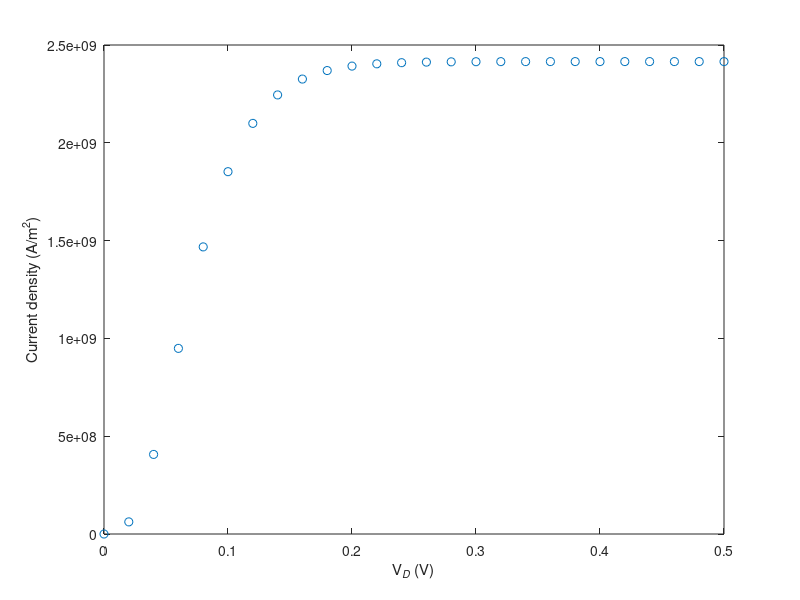
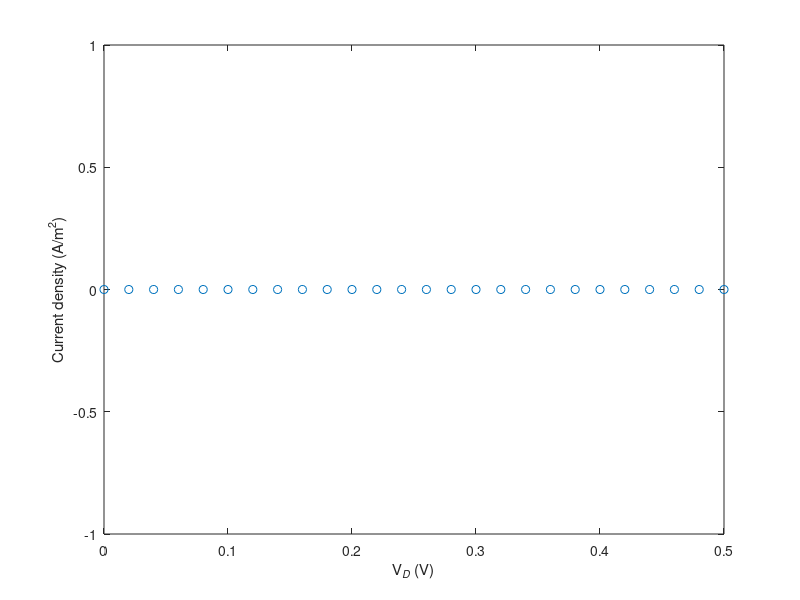

These charts were generated, in order, by the following MATLAB code:
clear all;


q = 1.602192e-19; % Elementary charge, C
eps0 = 8.854187817e-12; % Vacuum permittivity, F/m
k_B = 1.380662e-23; % Boltzmann constant, J/K
T = 300.0; % Temperature, K
thermal = k_B*T/q; % Thermal voltage, V
eps_si = 11.7; eps_ox = 3.9; % Relative permittivity
Dn = 0.01; %Diffusion coefficient
ni = 1.075e16; % 1.075e10 /cm^3

Jsum = zeros(26,2);
for jj=1:1
    
    if jj==1 % 600-nm-long structure, Spacing 0.5 nm
        N = 601; Deltax = 1.0e-9; x_12 = 101; x_23 = 501;
    elseif jj==2 % 120-nm-long structure, Spacing 0.2 nm
        N = 601; Deltax = 0.2e-9; x_12 = 201; x_23 = 401;
    end
    x = Deltax*transpose([0:N-1]); % real space, m
    if jj==1
        Ndon = 2e21*ones(N,1); % 2e15 /cm^3
        Ndon(1:x_12,1) = 5e23; % 5e17 /cm^3
        Ndon(x_23:N,1) = 5e23; % 5e17 /cm^3
    elseif jj==2
        Ndon = 2e23*ones(N,1); % 2e17 /cm^3
        Ndon(1:x_12,1) = 5e25; % 5e19 /cm^3
        Ndon(x_23:N,1) = 5e25; % 5e19 /cm^3
    end
    coef = Deltax*Deltax*q/eps0;
    phi=zeros(N,1);
    
    
    phi(:,1) = thermal*log(Ndon(:,1)/ni);
    elec = ni*exp(phi/thermal);
    res = zeros(2*N,1);
    Jaco = sparse(2*N,2*N);
    err = 1;
    
    for bias=0:25
        J = zeros(N,1);
        V_applied = 0.02*bias;  % Applied bias voltage
        V(bias+1,1) = V_applied;
        for newton=1:10
            res = zeros(2*N,1);
            Jaco = sparse(2*N,2*N);
            res(1,1) = phi(1,1) - thermal*log(Ndon(1,1)/ni) - V_applied; % Applied bias voltage
            Jaco(1,1) = 1.0;
            for ii=2:N-1
                res(2*ii-1,1) = eps_si*(phi(ii+1,1)-2*phi(ii,1)+phi(ii-1,1)) + coef*(Ndon(ii,1)-elec(ii,1));
                Jaco(2*ii-1,2*ii+1) = eps_si;
                Jaco(2*ii-1,2*ii-1) = -2*eps_si;
                Jaco(2*ii-1,2*ii-3) = eps_si;
                Jaco(2*ii-1,2*ii ) = -coef;
            end
            res(2*N-1,1) = phi(N,1) - thermal*log(Ndon(N,1)/ni);
            Jaco(2*N-1,2*N-1) = 1.0;
            
            
            res(2,1) = elec(1,1) - Ndon(1,1);
            Jaco(2,:) = 0.0;
            Jaco(2,2) = 1.0;
            res(2*N,1) = elec(N,1) - Ndon(N,1);
            Jaco(2*N,:) = 0.0;
            Jaco(2*N,2*N) = 1.0;
            
            for ii=1:N-1 % edge-wise construction
                n_av = 0.5*(elec(ii+1,1)+elec(ii,1));
                dphidx = (phi(ii+1,1)-phi(ii,1))/Deltax;
                delecdx = (elec(ii+1,1)-elec(ii,1))/Deltax;
                Jn = n_av * dphidx - thermal * delecdx;
                res(2*ii,1) = res(2*ii,1) + Jn;
                Jaco(2*ii,2*ii+2) = Jaco(2*ii,2*ii+2) + 0.5*dphidx - thermal / Deltax;
                Jaco(2*ii,2*ii ) = Jaco(2*ii,2*ii ) + 0.5*dphidx + thermal / Deltax;
                Jaco(2*ii,2*ii+1) = Jaco(2*ii,2*ii+1) + n_av / Deltax;
                Jaco(2*ii,2*ii-1) = Jaco(2*ii,2*ii-1) - n_av / Deltax;
                res(2*ii+2,1) = res(2*ii+2,1) - Jn;
                Jaco(2*ii+2,2*ii+2) = Jaco(2*ii+2,2*ii+2) - 0.5*dphidx + thermal / Deltax;
                Jaco(2*ii+2,2*ii ) = Jaco(2*ii+2,2*ii ) - 0.5*dphidx - thermal / Deltax;
                Jaco(2*ii+2,2*ii+1) = Jaco(2*ii+2,2*ii+1) - n_av / Deltax;
                Jaco(2*ii+2,2*ii-1) = Jaco(2*ii+2,2*ii-1) + n_av / Deltax;
            end
            
            Cvector = zeros(2*N,1);
            Cvector(1:2:2*N-1,1) = thermal;
            Cvector(2:2:2*N  ,1) = max(abs(Ndon));
            Cmatrix = spdiags(Cvector, 0, 2*N,2*N);
            Jaco_scaled = Jaco * Cmatrix;
            Rvector = 1./sum(abs(Jaco_scaled),2);
            Rmatrix = spdiags(Rvector,0,2*N,2*N);
            Jaco_scaled = Rmatrix * Jaco_scaled;
            res_scaled = Rmatrix * res;
            update_scaled = Jaco_scaled \ (-res_scaled);
            update = Cmatrix * update_scaled;
            
            phi = phi + update(1:2:2*N-1,1);
            elec = elec + update(2:2:2*N,1);
            err = norm(update(1:2:2*N-1,1),inf);
        end
        for kk=1:N-1
            t = (phi(kk+1,1)-phi(kk,1))/thermal;
            J(kk,1) = (q*Dn/Deltax)*(elec(kk+1,1)*t/(exp(t)-1) + elec(kk,1)*t/(exp(-t)-1));
            Jsum(bias+1,jj) = Jsum(bias+1,jj)+J(kk,1);
        end
    end
end
figure (1)
plot(V(:,1),-Jsum(:,1),'o');
xlabel('V_{\itD} (V)'); ylabel('Current density (A/m^2)');
figure (2)
plot(V(:,1),-Jsum(:,2),'o');
xlabel('V_{\itD} (V)'); ylabel('Current density (A/m^2)');
